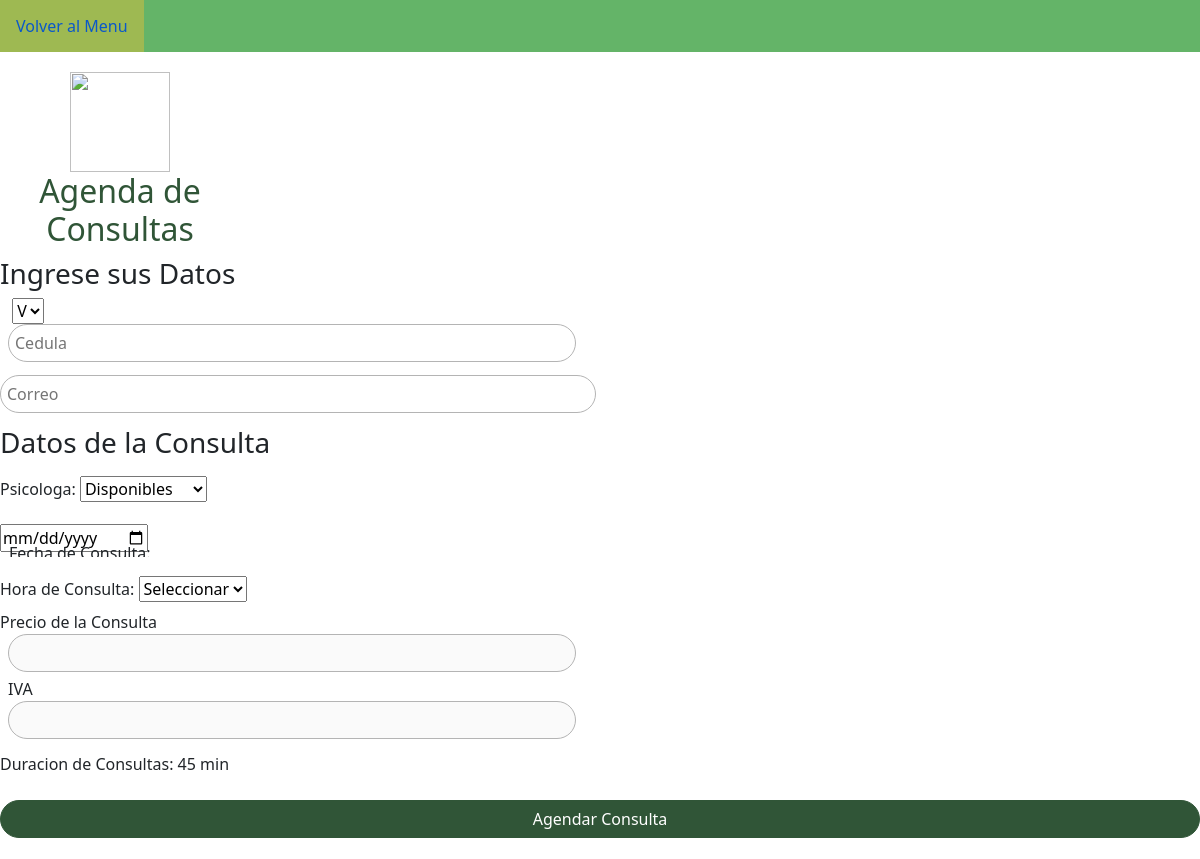
Before: /datosPaciente.php with the older database file.
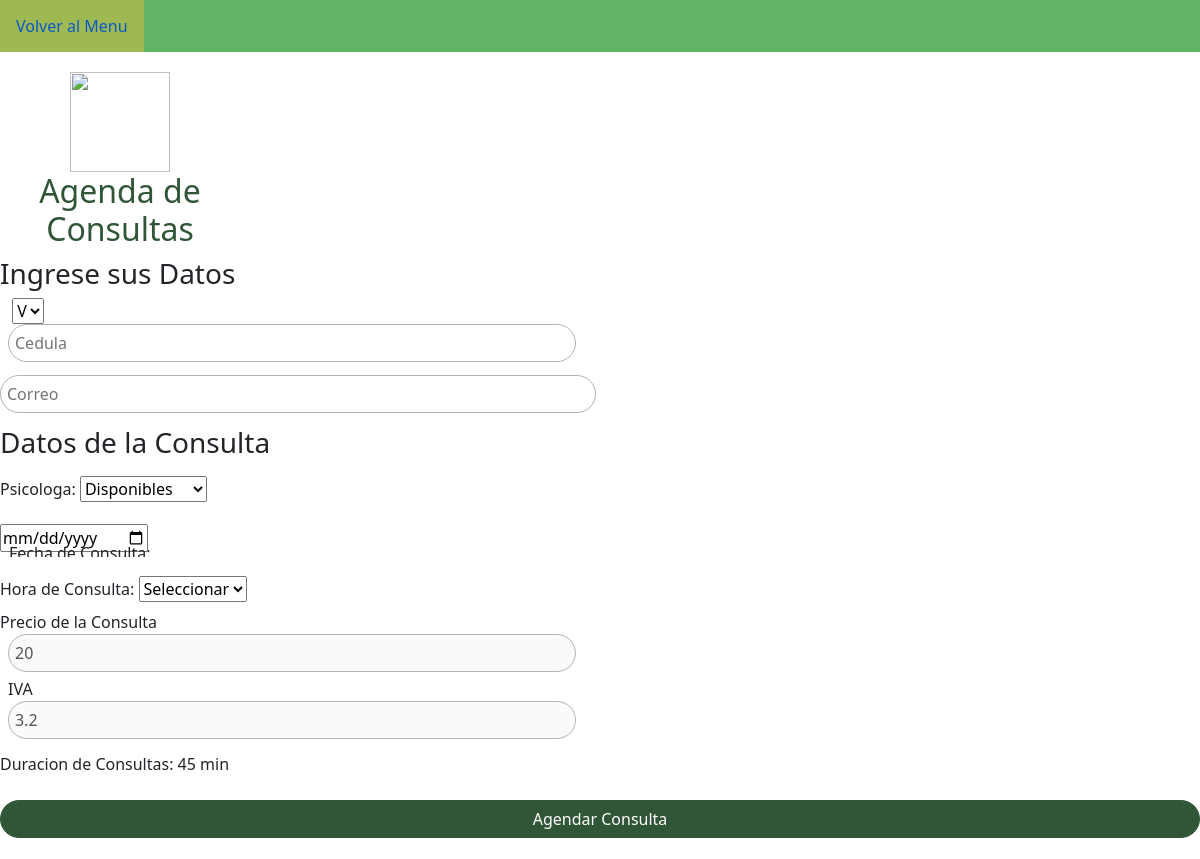
After: the same page with the newer database file.
### tables this page shows
CREATE TABLE `tipo_consulta` (
  `id_tipocon` int(11) NOT NULL,
  `tipo_consulta` enum('Individual','Infantil','Pareja') NOT NULL,
  `precio` float NOT NULL
);

### datosPaciente.php (the view, shortened to what this page needs)
<?php
$user="root";
$pass="";
$server="localhost";
$db="emocion_vital";
$con=mysqli_connect($server, $user, $pass, $db) or die ("No se pudo conectar ".mysqli_error());
if($user_id === 1){
    $menu =  '<div id="barraSeleccion">
                <ul>
                <li><a href="index-psi.html">Volver al Menu</a></li>
                </ul>
            </div>';
}else{
    $menu = '<div id="barraSeleccion">
                <ul>
                <li><a href="index-pasiente.html">Volver al Menu</a></li>
                </ul>
            </div>';
}
$consultapre = "SELECT precio FROM tipo_consulta WHERE tipo_consulta = 'Individual'";
$ejecute = mysqli_query($con, $consultapre);
if(mysqli_num_rows($ejecute) > 0){
    while($rom = mysqli_fetch_assoc($ejecute)){
        $precio = $rom["precio"];
        $iva = $precio * 0.16;
    }
}
?>
<!DOCTYPE html>
<html>
<head>
    <link rel="stylesheet" href="Style.css"/>
    <link href="https://cdn.jsdelivr.net/npm/bootstrap@5.3.3/dist/css/bootstrap.min.css" rel="stylesheet">
</head>
<body>
      <?php echo $menu; ?>
    <header>
        <br>
        <br>
        <img src="Logo-Psicologia.jpeg" width="100"/>
        <h2>Agenda de Consultas</h2>
    </header>
    <form class="row g-2 needs-validation" novalidate id= "agendaPaciente" method="POST" action="agendaPaciente.php">
        <h3>
            Ingrese sus Datos
        </h3>
        <br>
        <div class="row">
            <div class="col-md-6">
                <select name="tipoced" id="tipoced">
                <option value="V">V</option>
                </select>
                <input type ="text" id= "cedula" name ="cedula" required pattern = "[0-9]"
                placeholder = "Cedula"/>
            </div>
        </div>
        <div class="col-md-6">
            <input type ="text" id= "correo" name ="correo" required pattern = "^.+@(?:gmail|hotmail)\.(com)$"
            placeholder = "Correo" />
        </div>
        <br>
        <h3>
            Datos de la Consulta
        </h3>
        <div class="col-md-6">
            <label for="psicologa">Psicologa: </label>
            <select id="psicologa" name="psicologa" required>
            <option value="">Disponibles</option>
            </select>
        </div>
        <br><br>
        <div class="form-floating mb-3">
            <label> Fecha de Consulta:</label>
            <input type="date" name="fechacon" required min="<?php echo date('Y-m-d'); ?>"/>
        </div>
        <br><br>
        <div class="col-md-6">
        <label> Hora de Consulta:</label>
            <select name="hora" id="hora">
            <option value="">Seleccionar</option>
            </select>
        </div>
        <br>
        <label>Precio de la Consulta</label>
        <div class="row">
            <div class="col-md-6">
                <input type="text" name="precio" value="<?php echo $precio ?>" disabled/>
                <br>
                <label>IVA</label>
                <input type="text" name="iva" value="<?php echo $iva ?>" disabled/>
            </div>
        </div>
        <p>Duracion de Consultas: 45 min</p>
        <div class="enviar">
            <input type ="submit" value = "Agendar Consulta" />
        </div>
    </form>
</body>
</html>

Changed rows visible on the page:
now on this page (row edited): tipo_consulta: precio "20", iva "3.2"
